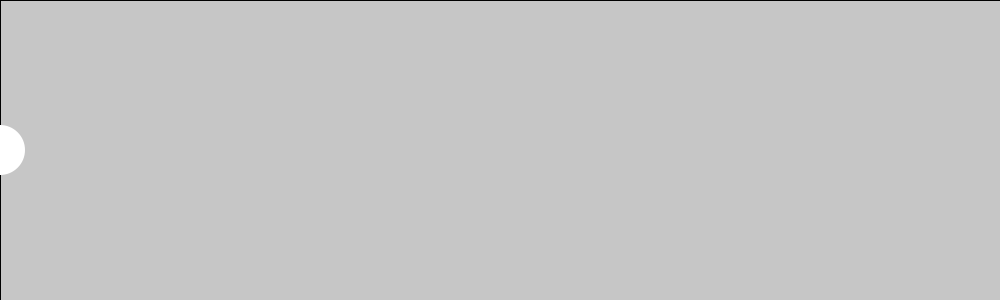
Frame 1 (no input)
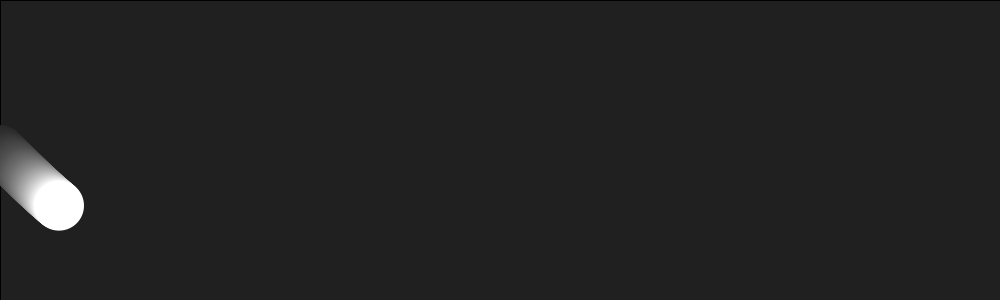
Frame 60 (the mouse pressed at the canvas centre just before this capture)
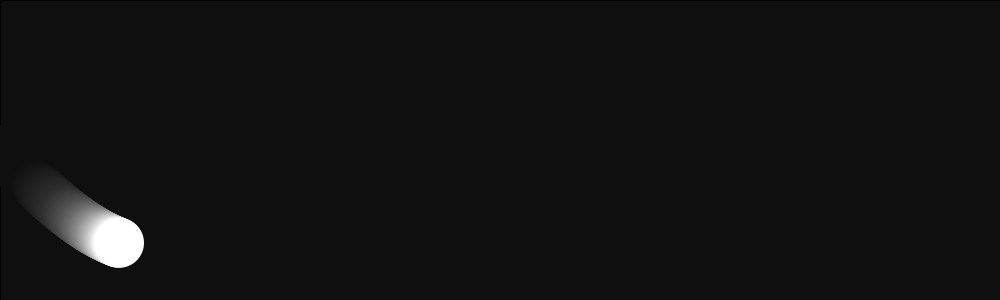
Frame 120 (the mouse held since frame 60 and released just before this capture)

The Processing sketch that drew these frames (run headless with seeded random() and noise(); from frame 60 on, the mouse is pressed at the canvas centre):

// Processing sketch: processing_137732
// ── processing_137732.pde

float x;
float z;
float y;
 

void setup(){
size(1000,300);
//frameRate(5);
smooth();
//background(0);

}

void draw(){

fill(0, 8);
rect(0, 0, width, height);

fill(255);
noStroke();

ellipseMode(CENTER);
ellipse(x, 100*sin(y)+150, 50,50);

x=x+1;
y=y+0.01;
if(x==width){
x=0;

}

}
